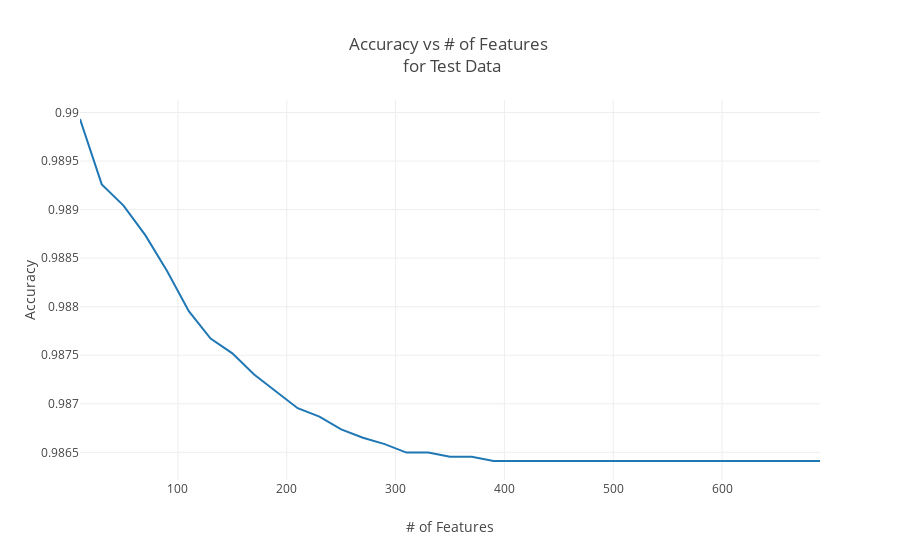

Here is the notebook cell this chart was saved with:
### Code cell
vs.plot_accuracy_test(test_errs_cum, num_latent_feats, df)

### Figure 1 — Plotly figure (JSON) as saved in the notebook; plotly's stock layout.template omitted (floating-point values rounded to 4 significant figures)
{"data": [{"type": "scatter", "uid": "e1748f4a-e05b-4a79-9c7b-2ba0fb110b5a", "x": [10, 30, 50, 70, 90, 110, 130, 150, 170, 190, 210, 230, 250, 270, 290, 310, 330, 350, 370, 390, 410, 430, 450, 470, 490, 510, 530, 550, 570, 590, 610, 630, 650, 670, 690], "y": [0.9899, 0.9893, 0.989, 0.9887, 0.9884, 0.988, 0.9877, 0.9875, 0.9873, 0.9871, 0.987, 0.9869, 0.9867, 0.9867, 0.9866, 0.9865, 0.9865, 0.9865, 0.9865, 0.9864, 0.9864, 0.9864, 0.9864, 0.9864, 0.9864, 0.9864, 0.9864, 0.9864, 0.9864, 0.9864, 0.9864, 0.9864, 0.9864, 0.9864, 0.9864]}], "layout": {"title": {"text": "Accuracy vs # of Features <br> for Test Data"}, "xaxis": {"automargin": true, "title": {"text": "# of Features"}}, "yaxis": {"automargin": true, "title": {"text": "Accuracy"}}}}
